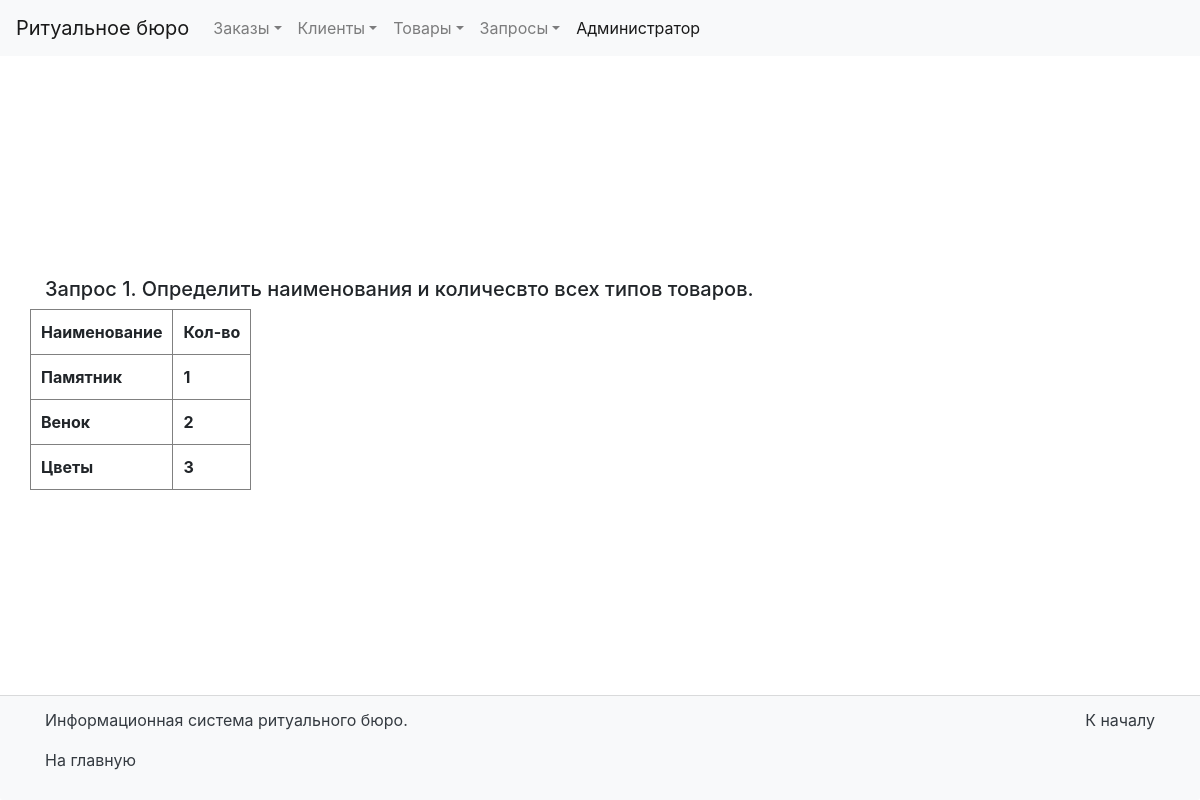
Page /request_1/ on the committed database.
### BD_Report/models.py (models this page shows, shortened)
class ProductType(models.Model):
    productTypeID = models.AutoField(primary_key=True)
    name = models.CharField(max_length=30, verbose_name='Тип товара')
    class Meta:
        verbose_name = 'Тип товара'
        verbose_name_plural = 'Типы товара'

### BD_Report/views.py (the view)
# urls.py: path('request_1/', Request_1.as_view(), name='request_1'),
class Request_1(ListView):
    model = ProductType
    template_name = 'BD_Report/request_1.html'
    allow_empty = False
    def get_context_data(self, *, object_list=None, **kwargs):
        context = super().get_context_data(**kwargs)
        context['title'] = 'Запрос №1'
        productTypes = ProductType.objects.all()
        counts = []
        for i in productTypes:
            counts.append(Product.objects.filter(productTypeID=i.productTypeID).count())
        context['zip'] = zip(productTypes, counts)
        return context

### BD_Report/templates/BD_Report/request_1.html (shortened to what this page needs)
{% extends 'base.html' %}
{% block container_title %} <h5>Запрос 1. Определить наименования и количесвто всех типов товаров.</h5> {% endblock %}
{% block content %}
    <table border="1" cellspacing="5" cellpadding="10">
       <tr>
        <th>Наименование</th><th>Кол-во</th>
       </tr>
        {% for type, count in zip %}
        <tr>
            <th>{{ type.name }}</th><th>{{ count }}</th>
        </tr>
            {% endfor %}
    </table>
{% endblock %}

### rows in the picture
ProductType: name "Памятник", productTypeID "1"
ProductType: name "Венок", productTypeID "2"
ProductType: name "Цветы", productTypeID "3"
